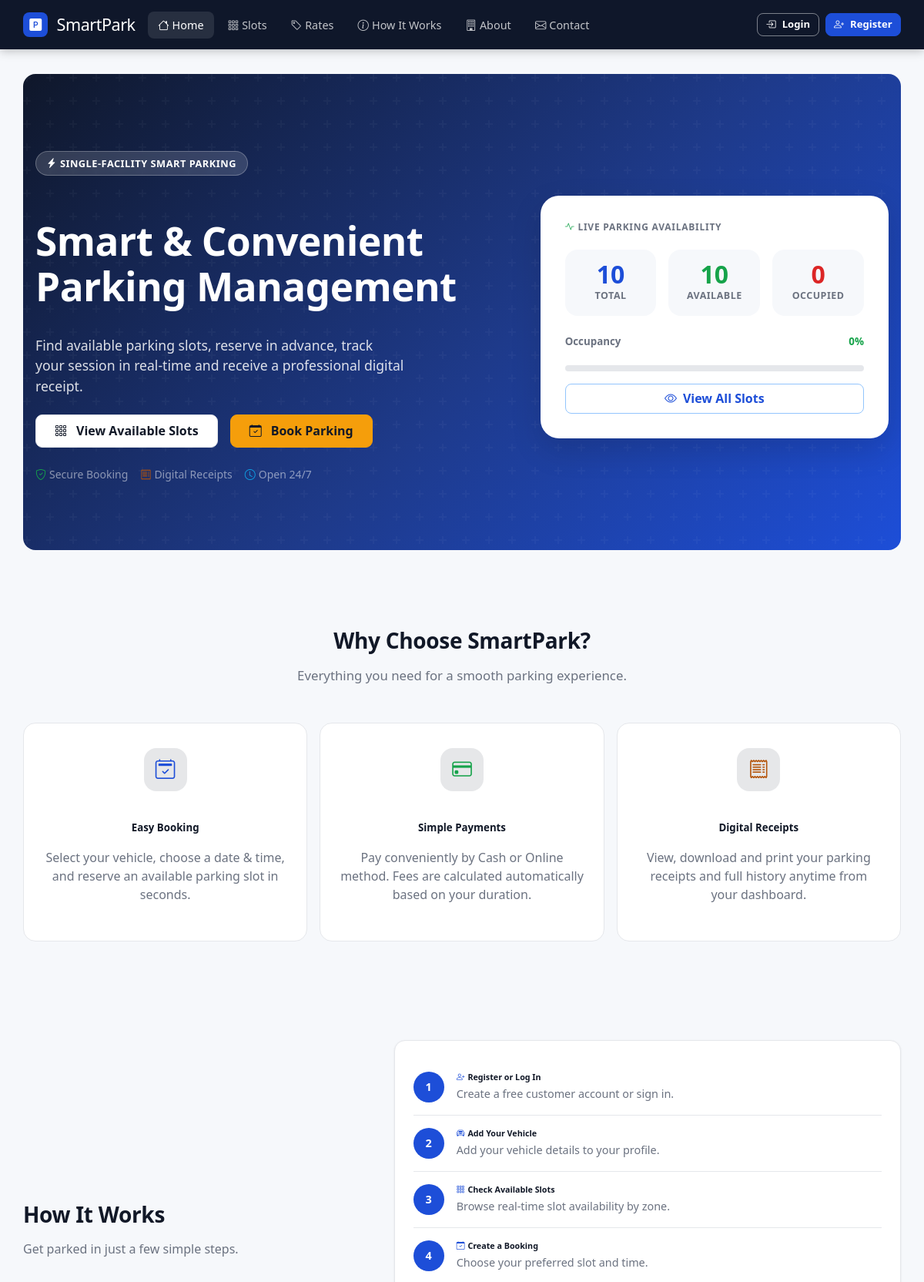
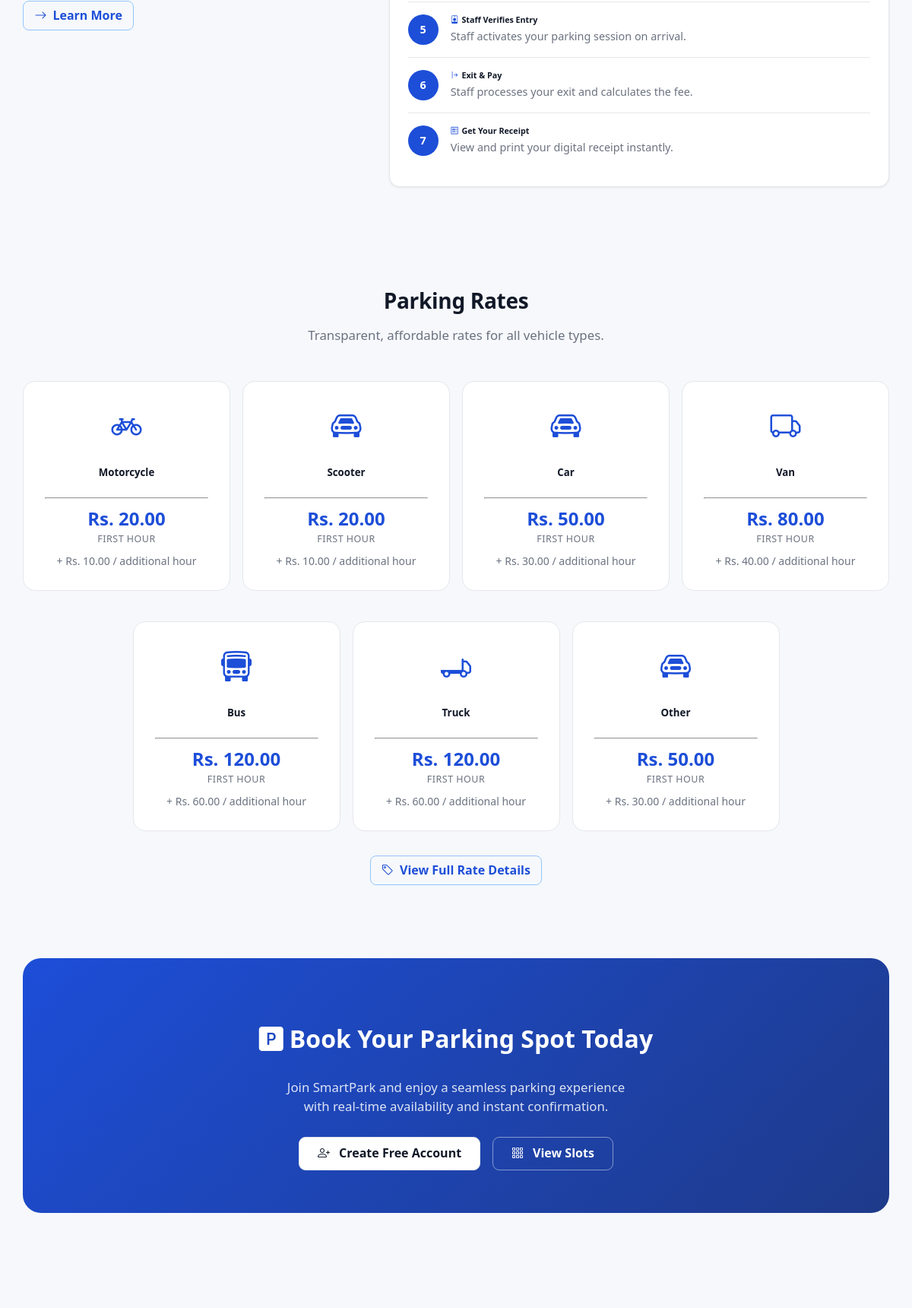
The page / (upper part) on the database its author committed (2 pictures, top to bottom).
### tables this page shows
CREATE TABLE parking_rates (
 id INT UNSIGNED AUTO_INCREMENT PRIMARY KEY,
 vehicle_type ENUM('Motorcycle','Scooter','Car','Van','Bus','Truck','Other') NOT NULL,
 first_hour_rate DECIMAL(10,2) NOT NULL DEFAULT 0,
 additional_hour_rate DECIMAL(10,2) NOT NULL DEFAULT 0,
 is_active TINYINT(1) NOT NULL DEFAULT 1,
 created_at TIMESTAMP DEFAULT CURRENT_TIMESTAMP,
 INDEX idx_rate_type_active(vehicle_type,is_active)
);

### includes/functions.php (called while the page is built, shortened)
<?php
function e(?string $value): string
{
    return htmlspecialchars($value ?? '', ENT_QUOTES, 'UTF-8');
}
function money(float $amount): string
{
    return 'Rs. ' . number_format($amount, 2);
}

### index.php (the view, shortened to what this page needs)
<?php
require_once __DIR__ . '/config/database.php';
require_once __DIR__ . '/includes/functions.php';
try {
  $total = (int) $pdo->query("SELECT COUNT(*) FROM parking_slots WHERE status != 'inactive'")->fetchColumn();
  $available = (int) $pdo->query("SELECT COUNT(*) FROM parking_slots WHERE status = 'available'")->fetchColumn();
  $occupied = (int) $pdo->query("SELECT COUNT(*) FROM parking_slots WHERE status = 'occupied'")->fetchColumn();
} catch (Exception $e) {
  $total = $available = $occupied = 0;
}
$occupancyPct = $total > 0 ? round(($occupied / $total) * 100) : 0;
try {
  $rates = $pdo->query("SELECT * FROM parking_rates WHERE is_active = 1 ORDER BY vehicle_type")->fetchAll();
} catch (Exception $e) {
  $rates = [];
}
require __DIR__ . '/includes/header.php';
?>
<div class="hero rounded-4 mb-5">
  <div class="container">
    <div class="row align-items-center g-5">
      <div class="col-lg-7">
        <div class="hero-badge">
          <i class="bi bi-lightning-charge-fill me-1"></i>Single-Facility Smart Parking
        </div>
        <h1 class="display-4 fw-bold">
          Smart &amp; Convenient<br>Parking Management
        </h1>
        <p class="lead mt-3">
          Find available parking slots, reserve in advance, track your session in real-time and receive a professional
          digital receipt.
        </p>
        <div class="d-flex flex-wrap gap-3 mt-4">
          <a class="btn btn-light btn-lg fw-semibold px-4" href="<?= BASE_URL ?>slots.php">
            <i class="bi bi-grid-3x3-gap me-2"></i>View Available Slots
          </a>
          <a class="btn btn-warning btn-lg fw-semibold px-4 text-dark" href="<?= BASE_URL ?>login.php">
            <i class="bi bi-calendar-check me-2"></i>Book Parking
          </a>
        </div>
        <div class="d-flex flex-wrap gap-3 mt-4">
          <span class="text-white-50 small"><i class="bi bi-shield-check me-1 text-success"></i>Secure Booking</span>
          <span class="text-white-50 small"><i class="bi bi-receipt me-1 text-warning"></i>Digital Receipts</span>
          <span class="text-white-50 small"><i class="bi bi-clock me-1 text-info"></i>Open 24/7</span>
        </div>
      </div>
      <div class="col-lg-5">
        <div class="hero-card">
          <div class="card-label">
            <i class="bi bi-activity me-1 text-success"></i>Live Parking Availability
          </div>
          <div class="row g-3">
            <div class="col-4">
              <div class="stat-item total">
                <div class="stat-number"><?= $total ?></div>
                <div class="stat-label">Total</div>
              </div>
            </div>
            <div class="col-4">
              <div class="stat-item avail">
                <div class="stat-number"><?= $available ?></div>
                <div class="stat-label">Available</div>
              </div>
            </div>
            <div class="col-4">
              <div class="stat-item occupied">
                <div class="stat-number"><?= $occupied ?></div>
                <div class="stat-label">Occupied</div>
              </div>
            </div>
          </div>
          <div class="mt-3">
            <div class="d-flex justify-content-between mb-1">
              <small class="text-muted fw-semibold">Occupancy</small>
              <small class="fw-bold <?= $occupancyPct > 80 ? 'text-danger' : 'text-success' ?>">
                <?= $occupancyPct ?>%
              </small>
            </div>
            <div class="occupancy-bar">
            </div>
          </div>
          <a href="<?= BASE_URL ?>slots.php" class="btn btn-outline-primary w-100 mt-3">
            <i class="bi bi-eye me-1"></i>View All Slots
          </a>
        </div>
      </div>
    </div>
  </div>
</div>
<section class="py-5">
  <div class="text-center mb-5">
    <h2 class="section-title">Why Choose SmartPark?</h2>
    <p class="section-subtitle mt-2">Everything you need for a smooth parking experience.</p>
  </div>
  <div class="row g-4">
    <div class="col-md-4">
      <div class="feature-card text-center">
        <div class="feature-icon bg-primary bg-opacity-10 mx-auto">
          <i class="bi bi-calendar2-check text-primary"></i>
        </div>
        <h5>Easy Booking</h5>
        <p class="text-muted">Select your vehicle, choose a date &amp; time, and reserve an available parking slot in
          seconds.</p>
      </div>
    </div>
    <div class="col-md-4">
      <div class="feature-card text-center">
        <div class="feature-icon bg-success bg-opacity-10 mx-auto">
          <i class="bi bi-credit-card text-success"></i>
        </div>
        <h5>Simple Payments</h5>
        <p class="text-muted">Pay conveniently by Cash or Online method. Fees are calculated automatically based on your
          duration.</p>
      </div>
    </div>
    <div class="col-md-4">
      <div class="feature-card text-center">
        <div class="feature-icon bg-warning bg-opacity-10 mx-auto">
          <i class="bi bi-receipt text-warning"></i>
        </div>
        <h5>Digital Receipts</h5>
        <p class="text-muted">View, download and print your parking receipts and full history anytime from your
          dashboard.</p>
      </div>
    </div>
  </div>
</section>
<section class="py-5">
  <div class="row align-items-center g-5">
    <div class="col-lg-5">
      <h2 class="section-title">How It Works</h2>
      <p class="text-muted mt-2">Get parked in just a few simple steps.</p>
      <a href="<?= BASE_URL ?>how-it-works.php" class="btn btn-outline-primary mt-3">
        <i class="bi bi-arrow-right me-1"></i>Learn More
      </a>
    </div>
    <div class="col-lg-7">
      <div class="card p-4">
        <?php
        $steps = [
          ['icon' => 'person-plus', 'title' => 'Register or Log In', 'desc' => 'Create a free customer account or sign in.'],
          ['icon' => 'car-front', 'title' => 'Add Your Vehicle', 'desc' => 'Add your vehicle details to your profile.'],
          ['icon' => 'grid-3x3-gap', 'title' => 'Check Available Slots', 'desc' => 'Browse real-time slot availability by zone.'],
          ['icon' => 'calendar-check', 'title' => 'Create a Booking', 'desc' => 'Choose your preferred slot and time.'],
          ['icon' => 'person-badge', 'title' => 'Staff Verifies Entry', 'desc' => 'Staff activates your parking session on arrival.'],
          ['icon' => 'arrow-bar-right', 'title' => 'Exit & Pay', 'desc' => 'Staff processes your exit and calculates the fee.'],
          ['icon' => 'receipt', 'title' => 'Get Your Receipt', 'desc' => 'View and print your digital receipt instantly.'],
        ];
        foreach ($steps as $i => $step): ?>
          <div class="step-item <?= $i < count($steps) - 1 ? 'border-bottom' : '' ?>">
            <div class="step-number"><?= $i + 1 ?></div>
            <div class="step-content">
              <h6><i class="bi bi-<?= $step['icon'] ?> me-1 text-primary"></i><?= $step['title'] ?></h6>
              <p><?= $step['desc'] ?></p>
            </div>
          </div>
        <?php endforeach; ?>
      </div>
    </div>
  </div>
</section>
<?php if (!empty($rates)): ?>
  <section class="py-5">
    <div class="text-center mb-5">
      <h2 class="section-title">Parking Rates</h2>
      <p class="section-subtitle mt-2">Transparent, affordable rates for all vehicle types.</p>
    </div>
    <?php
    $vehicleIcons = [
      'Motorcycle' => 'bicycle',
      'Car' => 'car-front',
      'Van' => 'truck',
      'Truck' => 'truck-flatbed',
      'Bus' => 'bus-front',
    ];
    ?>
    <div class="row g-4 justify-content-center">
      <?php foreach ($rates as $r):
        $icon = $vehicleIcons[$r['vehicle_type']] ?? 'car-front';
        ?>
        <div class="col-sm-6 col-md-4 col-lg-3">
          <div class="rate-card text-center">
            <div class="vehicle-icon">
              <i class="bi bi-<?= $icon ?> text-primary"></i>
            </div>
            <h5 class="fw-bold"><?= e($r['vehicle_type']) ?></h5>
            <hr class="my-2">
            <div class="rate-price"><?= money((float) $r['first_hour_rate']) ?></div>
            <div class="rate-label">First Hour</div>
            <div class="mt-2 text-muted small">
              + <?= money((float) $r['additional_hour_rate']) ?> / additional hour
            </div>
          </div>
        </div>
      <?php endforeach; ?>
    </div>
    <div class="text-center mt-4">
      <a href="<?= BASE_URL ?>rates.php" class="btn btn-outline-primary">
        <i class="bi bi-tag me-1"></i>View Full Rate Details
      </a>
    </div>
  </section>
<?php endif; ?>
<section class="py-4 mb-4">
  <div class="cta-banner">
    <h2><i class="bi bi-p-square-fill me-2"></i>Book Your Parking Spot Today</h2>
    <p>Join SmartPark and enjoy a seamless parking experience with real-time availability and instant confirmation.</p>
    <div class="d-flex flex-wrap justify-content-center gap-3">
      <a class="btn btn-light btn-lg fw-semibold px-4" href="<?= BASE_URL ?>register.php">
        <i class="bi bi-person-plus me-2"></i>Create Free Account
      </a>
      <a class="btn btn-outline-light btn-lg px-4" href="<?= BASE_URL ?>slots.php">
        <i class="bi bi-grid-3x3-gap me-2"></i>View Slots
      </a>
    </div>
  </div>
</section>
<?php require __DIR__ . '/includes/footer.php'; ?>

### rows shown on the page
parking_rates: vehicle_type "Motorcycle", first_hour_rate "Rs. 20.00", additional_hour_rate "Rs. 10.00"
parking_rates: vehicle_type "Scooter", first_hour_rate "Rs. 20.00", additional_hour_rate "Rs. 10.00"
parking_rates: vehicle_type "Car", first_hour_rate "Rs. 50.00", additional_hour_rate "Rs. 30.00"
parking_rates: vehicle_type "Van", first_hour_rate "Rs. 80.00", additional_hour_rate "Rs. 40.00"
parking_rates: vehicle_type "Bus", first_hour_rate "Rs. 120.00", additional_hour_rate "Rs. 60.00"
parking_rates: vehicle_type "Truck", first_hour_rate "Rs. 120.00", additional_hour_rate "Rs. 60.00"
parking_rates: vehicle_type "Other", first_hour_rate "Rs. 50.00", additional_hour_rate "Rs. 30.00"

### other values the page prints
$total "10"
$available "10"
$occupied "0"
$occupancyPct "0"
$step['title'] "Register or Log In"
$step['desc'] "Create a free customer account or sign in."
$step['title'] "Add Your Vehicle"
$step['desc'] "Add your vehicle details to your profile."
$step['title'] "Check Available Slots"
$step['desc'] "Browse real-time slot availability by zone."
$step['title'] "Create a Booking"
$step['desc'] "Choose your preferred slot and time."
$step['title'] "Staff Verifies Entry"
$step['desc'] "Staff activates your parking session on arrival."
$step['title'] "Exit & Pay"
